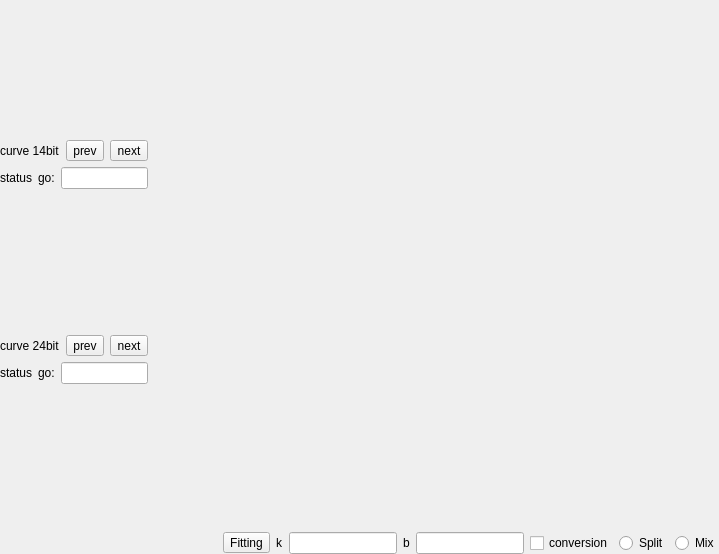
<?xml version="1.0" encoding="UTF-8"?>
<ui version="4.0">
 <class>FormPlotHistory</class>
 <widget class="QWidget" name="FormPlotHistory">
  <property name="geometry">
   <rect>
    <x>0</x>
    <y>0</y>
    <width>719</width>
    <height>554</height>
   </rect>
  </property>
  <property name="windowTitle">
   <string>PlotHistory</string>
  </property>
  <layout class="QGridLayout" name="gridLayout" columnstretch="1,9">
   <property name="leftMargin">
    <number>0</number>
   </property>
   <property name="topMargin">
    <number>0</number>
   </property>
   <property name="rightMargin">
    <number>0</number>
   </property>
   <property name="bottomMargin">
    <number>0</number>
   </property>
   <item row="0" column="1">
    <widget class="QStackedWidget" name="stackedWidget"/>
   </item>
   <item row="0" column="0">
    <layout class="QVBoxLayout" name="verticalLayout" stretch="9,9">
     <item>
      <layout class="QVBoxLayout" name="vLay14">
       <item>
        <layout class="QHBoxLayout" name="hLay14">
         <item>
          <widget class="QLabel" name="label14">
           <property name="text">
            <string>curve 14bit</string>
           </property>
          </widget>
         </item>
         <item>
          <widget class="QToolButton" name="tBtnPrev14">
           <property name="text">
            <string>prev</string>
           </property>
          </widget>
         </item>
         <item>
          <widget class="QToolButton" name="tBtnNext14">
           <property name="text">
            <string>next</string>
           </property>
          </widget>
         </item>
        </layout>
       </item>
       <item>
        <layout class="QHBoxLayout" name="hLay14Status">
         <item>
          <widget class="QLabel" name="labelStatus14">
           <property name="text">
            <string>status</string>
           </property>
          </widget>
         </item>
         <item>
          <layout class="QHBoxLayout" name="hLay14StatusGo">
           <item>
            <widget class="QLabel" name="label14Go">
             <property name="text">
              <string>go:</string>
             </property>
            </widget>
           </item>
           <item>
            <widget class="QLineEdit" name="lineEdit14Go"/>
           </item>
          </layout>
         </item>
        </layout>
       </item>
      </layout>
     </item>
     <item>
      <layout class="QVBoxLayout" name="vLay24">
       <item>
        <layout class="QHBoxLayout" name="hLay24">
         <item>
          <widget class="QLabel" name="label24">
           <property name="text">
            <string>curve 24bit</string>
           </property>
          </widget>
         </item>
         <item>
          <widget class="QToolButton" name="tBtnPrev24">
           <property name="text">
            <string>prev</string>
           </property>
          </widget>
         </item>
         <item>
          <widget class="QToolButton" name="tBtnNext24">
           <property name="text">
            <string>next</string>
           </property>
          </widget>
         </item>
        </layout>
       </item>
       <item>
        <layout class="QHBoxLayout" name="hLay24Status">
         <item>
          <widget class="QLabel" name="labelStatus24">
           <property name="text">
            <string>status</string>
           </property>
          </widget>
         </item>
         <item>
          <layout class="QHBoxLayout" name="hLay24StatusGo">
           <item>
            <widget class="QLabel" name="label24Go">
             <property name="text">
              <string>go:</string>
             </property>
            </widget>
           </item>
           <item>
            <widget class="QLineEdit" name="lineEdit24Go"/>
           </item>
          </layout>
         </item>
        </layout>
       </item>
      </layout>
     </item>
    </layout>
   </item>
   <item row="1" column="0" colspan="2">
    <layout class="QHBoxLayout" name="hLayOpt">
     <item>
      <spacer name="horizontalSpacer">
       <property name="orientation">
        <enum>Qt::Orientation::Horizontal</enum>
       </property>
       <property name="sizeHint" stdset="0">
        <size>
         <width>40</width>
         <height>20</height>
        </size>
       </property>
      </spacer>
     </item>
     <item>
      <layout class="QHBoxLayout" name="hLayFitting">
       <item>
        <widget class="QToolButton" name="toolButtonFitting">
         <property name="text">
          <string>Fitting</string>
         </property>
        </widget>
       </item>
       <item>
        <widget class="QLabel" name="labelK">
         <property name="text">
          <string>k</string>
         </property>
        </widget>
       </item>
       <item>
        <widget class="QLineEdit" name="lineEditK"/>
       </item>
       <item>
        <widget class="QLabel" name="labelB">
         <property name="text">
          <string>b</string>
         </property>
        </widget>
       </item>
       <item>
        <widget class="QLineEdit" name="lineEditB"/>
       </item>
       <item>
        <widget class="QCheckBox" name="checkBoxConversion">
         <property name="text">
          <string>conversion</string>
         </property>
        </widget>
       </item>
      </layout>
     </item>
     <item>
      <widget class="QRadioButton" name="radioButtonSplit">
       <property name="text">
        <string>Split</string>
       </property>
      </widget>
     </item>
     <item>
      <widget class="QRadioButton" name="radioButtonMix">
       <property name="text">
        <string>Mix</string>
       </property>
      </widget>
     </item>
    </layout>
   </item>
  </layout>
 </widget>
 <resources/>
 <connections/>
</ui>
